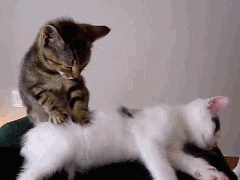
#> input picture pil_image/timg.gif, 240 x 180 px
$ jupyter execute --allow-errors PIL_module_use.ipynb
#> lines starting #> are read from the running program, lines starting #| are printed output that depends on the picture
[cell 1]
from PIL import Image
# pip3 install pillow

从PIL库中导入Image类

[cell 2]
image_name = 'IMG_1576.png' # 输入文件名

#> (a cell that did not finish here is left out)

注意，这个读取是读取头文件，只包含基本信息，不包括完整文件。速度快

#> (a cell that did not finish here is left out)

#> (a cell that did not finish here is left out)

！！！这个命令暂时试用失败

[cell 6]
image_name = 'timg.gif'
#> image_name = 'timg.gif'

[cell 7]
im = Image.open(image_name)
#> im is the input picture: PIL image 240x180 P; mean R, G, B 138.1, 126.9, 129.3

[cell 8]
im.tell() # 当前帧
#> Out = 0

[cell 9]
im.save('timg_frame0.png')

[cell 10]
im.close()

[cell 11]
im = Image.open('timg_frame0.png')

[cell 12]
print(im.format, im.size, im.mode)
#| PNG (240, 180) P

[cell 13]
im.thumbnail((120,90)) # 改变尺寸
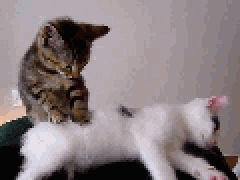
#> im: PIL image 120x90 P (shown 2 times larger); mean R, G, B 137.7, 126.5, 128.9
